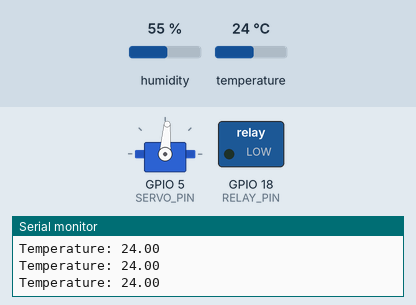
Simulated run of this sketch. Board: ESP32. Parts: servo, switched loads named in the sketch (green lamp = pin HIGH), the last lines printed to the serial monitor. Inputs (shaded band) come from the test bench; at power-on: temperature 24 °C, humidity 55 %.

Above: at 2.8 s.
2.9 s: temperature set to 12 °C
At 4.5 s:
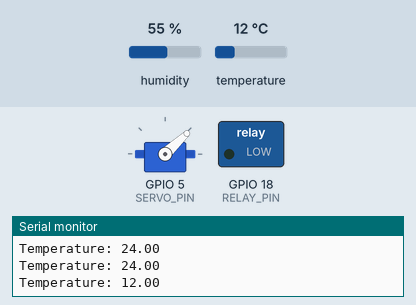
5.6 s: temperature set to 19 °C
At 7.4 s:
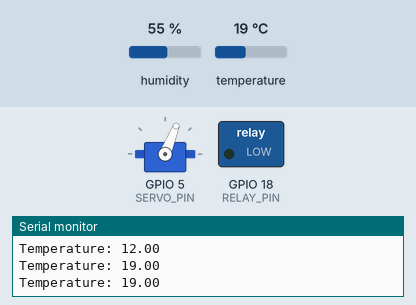
8.3 s: temperature set to 28 °C
At 10.8 s:
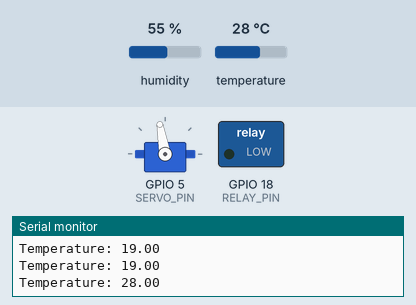
11.5 s: temperature set to 33 °C
At 12.6 s:
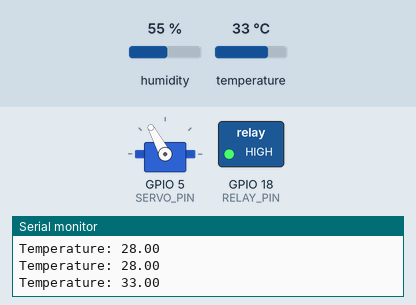
14.2 s: temperature set to 41 °C
At 17.2 s:
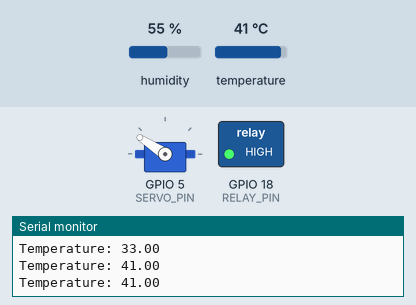
Timing chart, 0 to 18.5 s (numbered marks = the images above; inputs shaded):
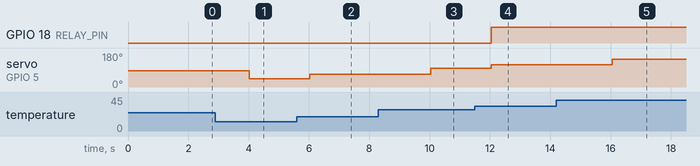

The sketch:

7_4.ino
```cpp
#include <ESP32Servo.h>
#include "DHT.h"

#define DHTPIN 15
#define DHTTYPE DHT22

#define SERVO_PIN 5
#define RELAY_PIN 18

DHT dht(DHTPIN, DHTTYPE);
Servo servo;

  void setup() {
  Serial.begin(115200);

  dht.begin();

  servo.attach(SERVO_PIN);

  pinMode(RELAY_PIN, OUTPUT);
}

  void loop() {
  float temp = dht.readTemperature();

  Serial.print("Temperature: ");
  Serial.println(temp);

  // servo control
  int angle = map(temp, 0, 50, 0, 180);
  angle = constrain(angle, 0, 180);
  servo.write(angle);

  // relay control
  if (temp > 28) {
    digitalWrite(RELAY_PIN, HIGH);
  } else {
    digitalWrite(RELAY_PIN, LOW);
  }

  delay(1000);
}
```

Measured:
- after the input at 2.9 s, servo on GPIO 5 (SERVO_PIN): 86° → 43° after 1.1 s
- after the input at 5.6 s, servo on GPIO 5 (SERVO_PIN): 43° → 68° after 0.42 s
- after the input at 8.3 s, servo on GPIO 5 (SERVO_PIN): 68° → 100° after 1.7 s
- after the input at 11.5 s, GPIO 18 (RELAY_PIN): LOW → HIGH after 0.54 s; servo on GPIO 5 (SERVO_PIN): 100° → 118° after 0.54 s
- after the input at 14.2 s, servo on GPIO 5 (SERVO_PIN): 118° → 147° after 1.8 s
